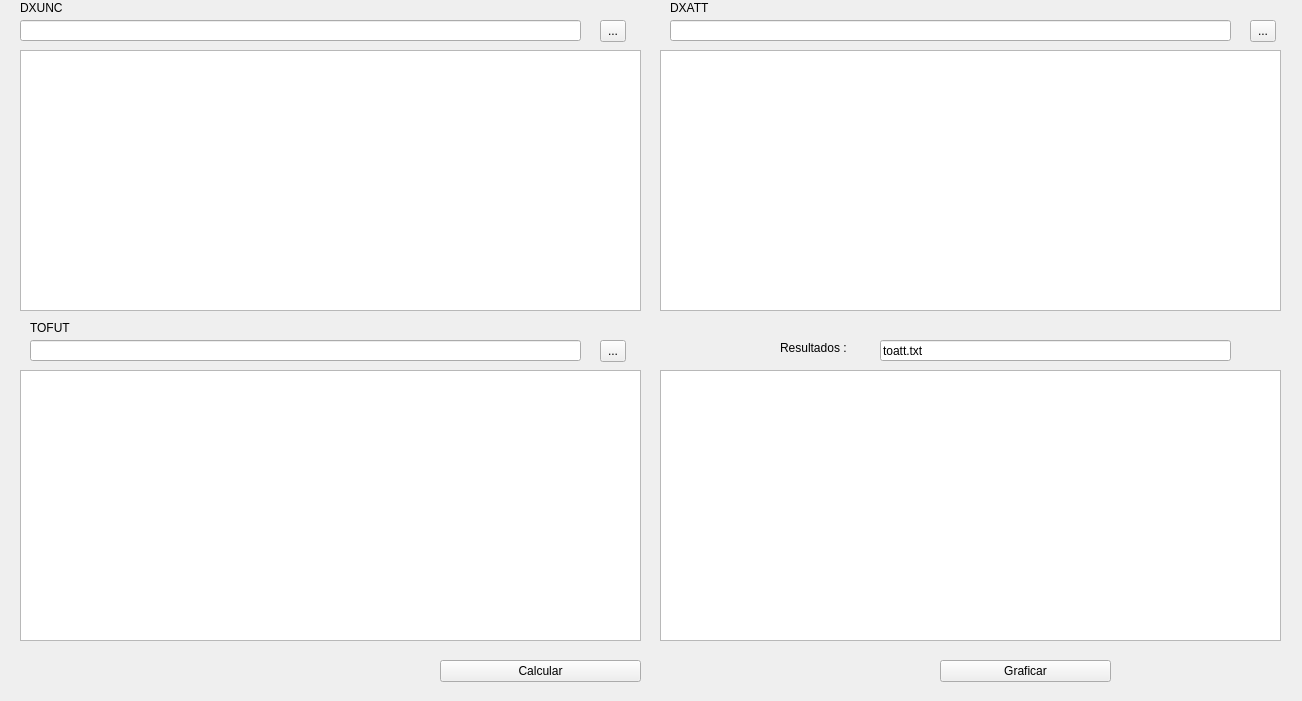
<?xml version="1.0" encoding="UTF-8"?>
<ui version="4.0">
 <class>Dialog</class>
 <widget class="QDialog" name="Dialog">
  <property name="geometry">
   <rect>
    <x>0</x>
    <y>0</y>
    <width>1302</width>
    <height>701</height>
   </rect>
  </property>
  <property name="windowTitle">
   <string>Interpolacion Lineal de Alto Orden by Edward Angelino</string>
  </property>
  <widget class="QTableView" name="dxuncView">
   <property name="geometry">
    <rect>
     <x>20</x>
     <y>50</y>
     <width>621</width>
     <height>261</height>
    </rect>
   </property>
  </widget>
  <widget class="QTableView" name="dxattView">
   <property name="geometry">
    <rect>
     <x>660</x>
     <y>50</y>
     <width>621</width>
     <height>261</height>
    </rect>
   </property>
  </widget>
  <widget class="QTableView" name="tofutView">
   <property name="geometry">
    <rect>
     <x>20</x>
     <y>370</y>
     <width>621</width>
     <height>271</height>
    </rect>
   </property>
  </widget>
  <widget class="QTableView" name="toattView">
   <property name="geometry">
    <rect>
     <x>660</x>
     <y>370</y>
     <width>621</width>
     <height>271</height>
    </rect>
   </property>
  </widget>
  <widget class="QLineEdit" name="nomdxunc">
   <property name="geometry">
    <rect>
     <x>20</x>
     <y>20</y>
     <width>561</width>
     <height>21</height>
    </rect>
   </property>
  </widget>
  <widget class="QToolButton" name="toolButton">
   <property name="geometry">
    <rect>
     <x>600</x>
     <y>20</y>
     <width>26</width>
     <height>22</height>
    </rect>
   </property>
   <property name="text">
    <string>...</string>
   </property>
  </widget>
  <widget class="QLineEdit" name="nomtofut">
   <property name="geometry">
    <rect>
     <x>30</x>
     <y>340</y>
     <width>551</width>
     <height>21</height>
    </rect>
   </property>
  </widget>
  <widget class="QToolButton" name="toolButton_2">
   <property name="geometry">
    <rect>
     <x>600</x>
     <y>340</y>
     <width>26</width>
     <height>22</height>
    </rect>
   </property>
   <property name="text">
    <string>...</string>
   </property>
  </widget>
  <widget class="QToolButton" name="toolButton_3">
   <property name="geometry">
    <rect>
     <x>440</x>
     <y>660</y>
     <width>201</width>
     <height>22</height>
    </rect>
   </property>
   <property name="text">
    <string>Calcular</string>
   </property>
  </widget>
  <widget class="QLineEdit" name="nomdxatt">
   <property name="geometry">
    <rect>
     <x>670</x>
     <y>20</y>
     <width>561</width>
     <height>21</height>
    </rect>
   </property>
  </widget>
  <widget class="QToolButton" name="toolButton_4">
   <property name="geometry">
    <rect>
     <x>1250</x>
     <y>20</y>
     <width>26</width>
     <height>22</height>
    </rect>
   </property>
   <property name="text">
    <string>...</string>
   </property>
  </widget>
  <widget class="QLineEdit" name="nomtoatt">
   <property name="geometry">
    <rect>
     <x>880</x>
     <y>340</y>
     <width>351</width>
     <height>21</height>
    </rect>
   </property>
   <property name="text">
    <string>toatt.txt</string>
   </property>
  </widget>
  <widget class="QLabel" name="label">
   <property name="geometry">
    <rect>
     <x>780</x>
     <y>340</y>
     <width>91</width>
     <height>16</height>
    </rect>
   </property>
   <property name="text">
    <string>Resultados :</string>
   </property>
  </widget>
  <widget class="QLabel" name="label_2">
   <property name="geometry">
    <rect>
     <x>20</x>
     <y>0</y>
     <width>60</width>
     <height>16</height>
    </rect>
   </property>
   <property name="text">
    <string>DXUNC</string>
   </property>
  </widget>
  <widget class="QLabel" name="label_3">
   <property name="geometry">
    <rect>
     <x>670</x>
     <y>0</y>
     <width>60</width>
     <height>16</height>
    </rect>
   </property>
   <property name="text">
    <string>DXATT</string>
   </property>
  </widget>
  <widget class="QLabel" name="label_4">
   <property name="geometry">
    <rect>
     <x>30</x>
     <y>320</y>
     <width>60</width>
     <height>16</height>
    </rect>
   </property>
   <property name="text">
    <string>TOFUT</string>
   </property>
  </widget>
  <widget class="QToolButton" name="toolButton_5">
   <property name="geometry">
    <rect>
     <x>940</x>
     <y>660</y>
     <width>171</width>
     <height>22</height>
    </rect>
   </property>
   <property name="text">
    <string>Graficar</string>
   </property>
  </widget>
 </widget>
 <resources/>
 <connections/>
</ui>
